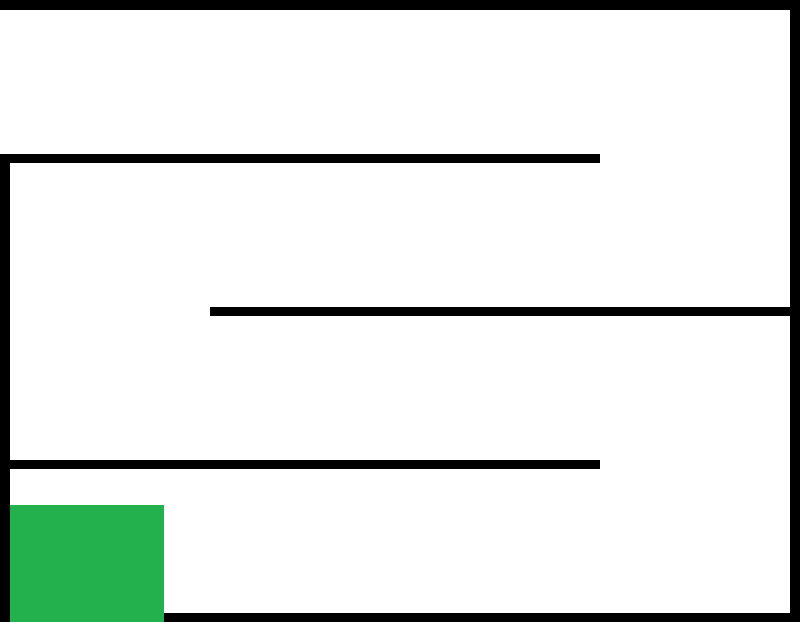
#> input picture dqn_simulator/map.png, 800 x 622 px
$ python assets.py
#> lines starting #> are read from the running program, lines starting #| are printed output that depends on the picture; after the words box and inside, x2 and y2 are one past the last pixel; in counts of white or black regions, pixels touching at a corner belong together; long printed decimals are rounded
#! /usr/bin/env python
# -*- coding:utf-8 -*-

import cv2
import numpy as np

def get_pixels_line(p1, p2):
    step = max(abs(p1-p2)) + 1
    x = np.linspace(p1[0], p2[0], step).astype(np.int32)
    y = np.linspace(p1[1], p2[1], step).astype(np.int32)
    return x, y

def get_pixels_rect(points):
    p1s = points
    p2s = np.roll(points,1, axis=0)
    x = []
    y = []
    for p1, p2 in zip(p1s, p2s):
        _x, _y = get_pixels_line(p1, p2)
        x.append(_x)
        y.append(_y)
    return np.hstack(x), np.hstack(y)

class Map(object):
    def __init__(self, file):
#> called with file = 'map.png'
        self.img = cv2.imread(file)
#> self.img is the input picture: shape (622, 800, 3); mean B, G, R 227.9, 231.5, 226.4
        self.y, self.x, _ = self.img.shape
#> self.y = 622; self.x = 800
        self.init_positions = [[154, 84, np.radians(0)],
                               [154, 84, np.radians(20)],
                               [154, 84, np.radians(-20)],
                               [416, 235, np.radians(180)],
                               [416, 235, np.radians(160)],
                               [416, 235, np.radians(200)]]

class Car(object):
    def __init__(self, map, x=0, y=0, yaw=0):
        self.map = map
        self.x = x
        self.y = y
        self.yaw = yaw % (2.0 * np.pi)
        self.width = 27.0
        self.length = 55.0
        self.wb = 35.0
        self.max_steer_angle = np.radians(25)
        self.box = np.array([[-9.0, self.width/2], [self.length - 9.0, self.width/2],
                             [self.length - 9.0, -self.width/2], [-9.0, -self.width/2]])
        self.hitbox = np.array([[-13.0, self.width/2 + 5], [52.0, self.width/2 + 5],
                                [52.0, -self.width/2 - 5], [-13.0, -self.width/2 - 5]])
        self.sensor_position = np.array([[20, -self.width/2 - 1], [45, -self.width/4], [46, 0], [45, self.width/4], [20, self.width/2 + 1]])
        self.sensor_angle = np.radians([90, 30, 0, -30, -90])

    def update(self, steer, speed, dt):
        steer = np.clip(steer, -self.max_steer_angle, self.max_steer_angle)
        self.x += speed * np.cos(self.yaw) * dt
        self.y -= speed * np.sin(self.yaw) * dt
        self.yaw += speed / self.wb * np.tan(steer) * dt
        self.yaw = self.yaw % (2.0 * np.pi)

    def get_pose(self):
        return [self.x, self.y, self.yaw]

    def transform(self, points):
        rotation_matrix = np.array([[np.cos(self.yaw), -np.sin(self.yaw)],
                                    [np.sin(self.yaw), np.cos(self.yaw)]])
        translation_matrix = np.array([self.x, self.y])
        transformed = np.matmul(points, rotation_matrix) + translation_matrix
        return transformed.astype(np.int32)

    def draw(self, frame):
        rect = self.transform(self.box)
        cv2.fillPoly(frame, [rect], (200, 0, 0), 4)
        #cv2.circle(frame, (int(self.x), int(self.y)), 5, (0,0,255), -1)
        #cv2.circle(frame, (int(self.x+ self.wb), int(self.y)), 5, (0,0,255), -1)

    def draw_hitbox(self, frame):
        hitbox = self.transform(self.hitbox)
        x, y = get_pixels_rect(hitbox)
        frame[y, x] = (0, 255, 0)

    def check_collision(self):
        hitbox = self.transform(self.hitbox)
        x, y = get_pixels_rect(hitbox)
        try:
            if np.any(self.map.img[y, x, 1] == 0):
                return True
            else:
                return False
        except:
            return True

    def check_goal(self):
        if 150 <= self.map.img[int(self.y), int(self.x), 1] < 200 :
            return True
        else:
            return False

    def measure_distance(self, frame=None, max_dist = None):
        if max_dist is None:
            max_dist = self.map.x + self.map.y
        measurement = []
        sensor_rot_position = self.transform(self.sensor_position)
        for p1, theta in zip(sensor_rot_position, self.sensor_angle):
            p2 = p1 + max_dist * np.array([np.cos(self.yaw+theta), -np.sin(self.yaw+theta)])
            x, y = get_pixels_line(p1, p2)
            for i, (_x, _y) in enumerate(zip(x, y)):
                if _x == 0 or _x == self.map.x-1 or _y == 0 or _y == self.map.y-1:
                    if frame is not None:
                        frame[y[:i], x[:i]] = (0, 255, 0)
                    measurement.append(max_dist)
                    break
                if self.map.img[_y, _x, 2] < 5:
                    if frame is not None:
                        frame[y[:i], x[:i]] = (0, 255, 0)
                    measurement.append(np.hypot(p1[0]-_x, p1[1]-_y))
                    break
            else:
                if frame is not None:
                    frame[y, x] = (0, 255, 0)
                measurement.append(max_dist)

        return np.array(measurement)

    def reset(self, position=None):
        if position == None:
            position = np.random.randint(0, len(self.map.init_positions))
        self.x, self.y, self.yaw = self.map.init_positions[position]

if __name__ == "__main__" :

    map = Map('map.png')
    car = Car(map)
    for i in range(len(map.init_positions)):
        car.reset(position=i)
        frame = map.img.copy()
        car.draw(frame)
        car.draw_hitbox(frame)
        state = car.measure_distance(frame, 200.0)
        print(state)
        cv2.imshow('test', frame)
        if cv2.waitKey(3000) == ord(' '):
            break
#> this loop made 3 passes; (key Esc is pressed on pass 1)
#> state on passes 1 to 3: [60, 134.5, 200, 128.1, 56], [57.58, 68.25, 169.6, 200, 68.01], [72.11, 200, 160.7, 63.89, 53.49]
#| [ 60.         134.462 200.         128.129  56.        ]
#| [ 57.585   68.250 169.594 200.          68.007]
#| [ 72.111 200.         160.705  63.891  53.488]
#> pass 1, `cv2.imshow('test', frame)`:
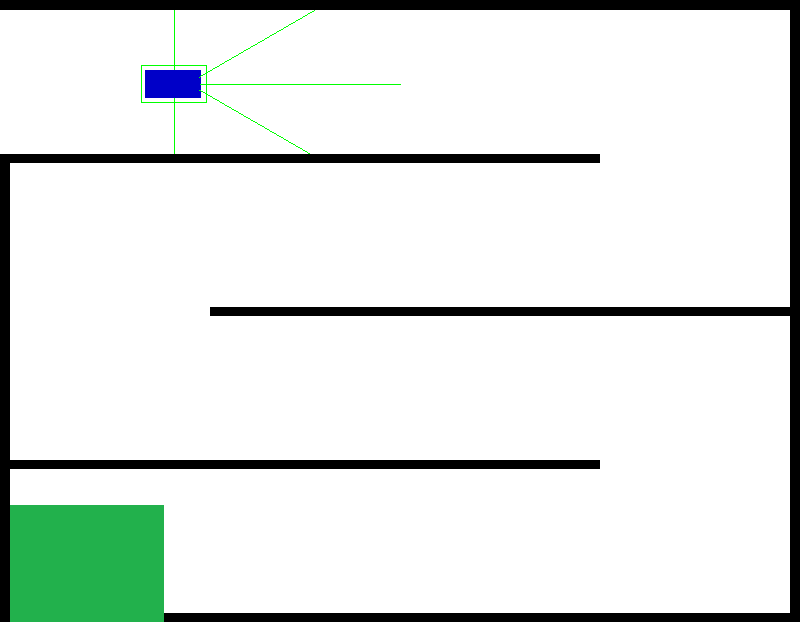
#> window 'test': shape (622, 800, 3); mean B, G, R 227.3, 230.7, 225.2
#> pass 2, `cv2.imshow('test', frame)`:
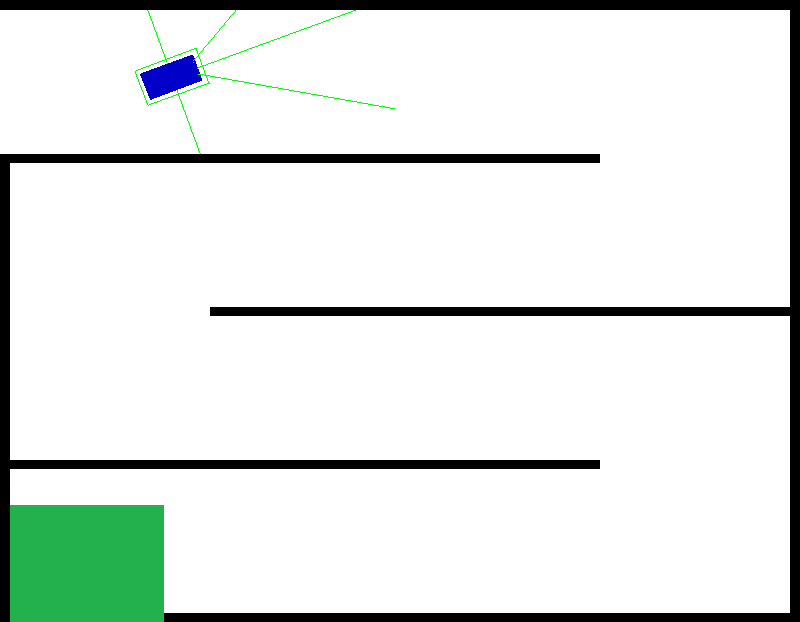
#> window 'test': shape (622, 800, 3); mean B, G, R 227.3, 230.7, 225.2

$ run again, with dqn_simulator/loop.png copied over dqn_simulator/map.png
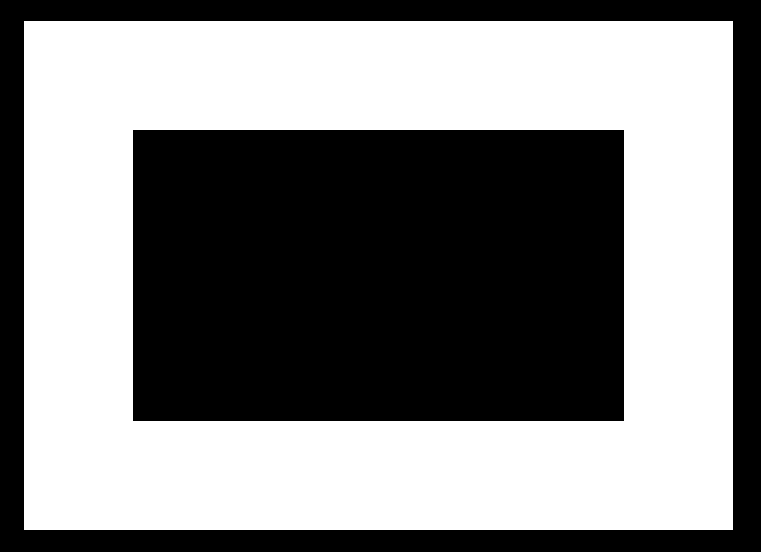
#> input picture dqn_simulator/loop.png, 761 x 552 px
#> in __init__, self.img is the input picture: shape (552, 761, 3); 51.9% white; 2 black regions, box (x1, y1, x2, y2) and area: (133, 130, 624, 421) 142881, (0, 0, 761, 552) 59191
#> the loop `for i in range(len(map.init_positions)):` made 3 passes; (key Esc is pressed on pass 1)
#> state on passes 1 to 3: [49, 112.5, 200, 80.62, 32], [45.88, 54.04, 137.6, 200, 42.38], [60.41, 200, 90.48, 32.65, 27.86]
#> (printed output is left out)
#> pass 1, `cv2.imshow('test', frame)`:
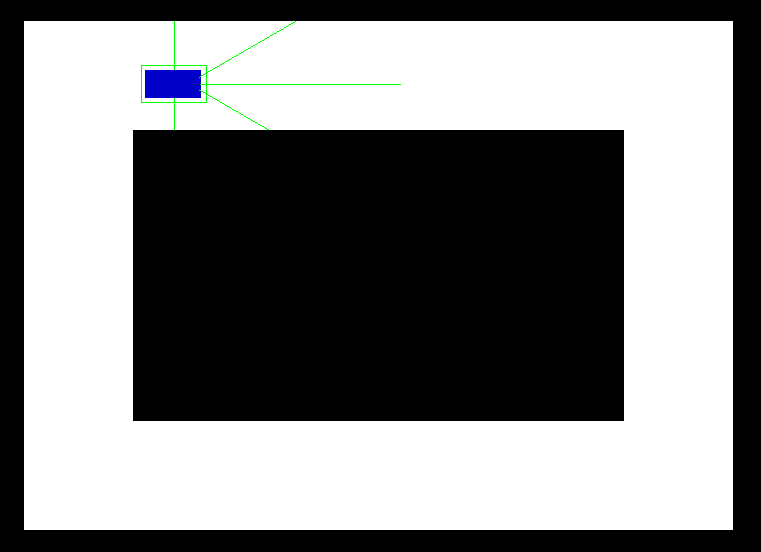
#> window 'test': shape (552, 761, 3); mean B, G, R 131.7, 131.4, 131
#> pass 2, `cv2.imshow('test', frame)`:
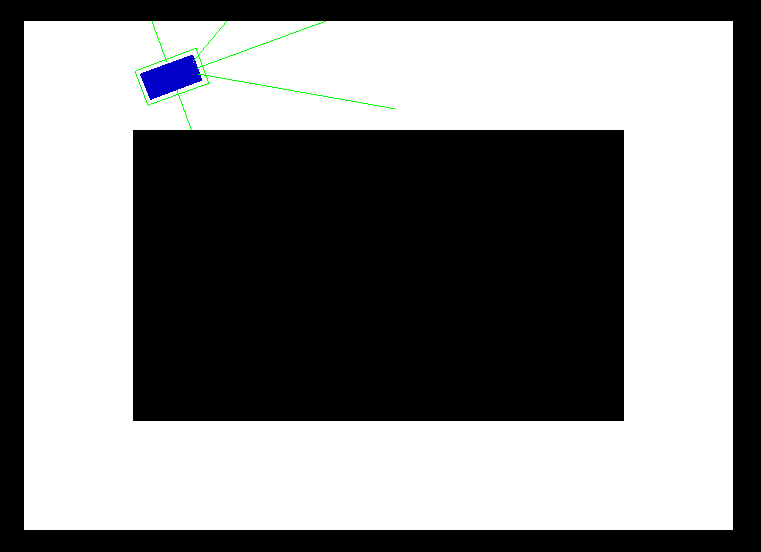
#> window 'test': shape (552, 761, 3); mean B, G, R 131.7, 131.4, 131

$ run again, with dqn_simulator/track.png copied over dqn_simulator/map.png
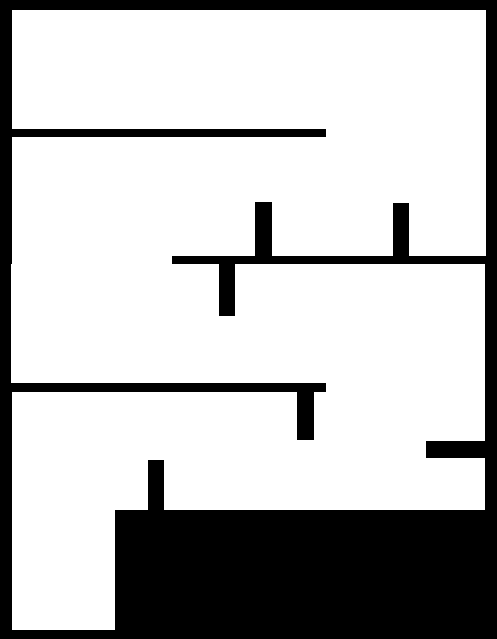
#> input picture dqn_simulator/track.png, 497 x 639 px
#> in __init__, self.img is the input picture: shape (639, 497, 3); 74.4% white; 1 black region, box (x1, y1, x2, y2) and area: (0, 0, 497, 639) 81417
#> the loop `for i in range(len(map.init_positions)):` made 3 passes; (key Esc is pressed on pass 1)
#> state on passes 1 to 3: [60, 134.5, 200, 78.39, 31], [57.58, 68.25, 169.6, 200, 41.44], [72.11, 200, 88.26, 31.24, 26.93]
#> (printed output is left out)
#> pass 1, `cv2.imshow('test', frame)`:
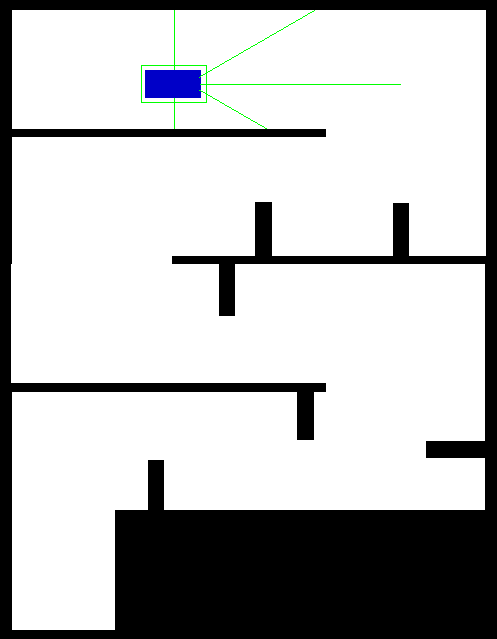
#> window 'test': shape (639, 497, 3); mean B, G, R 188.8, 188.4, 187.8
#> pass 2, `cv2.imshow('test', frame)`:
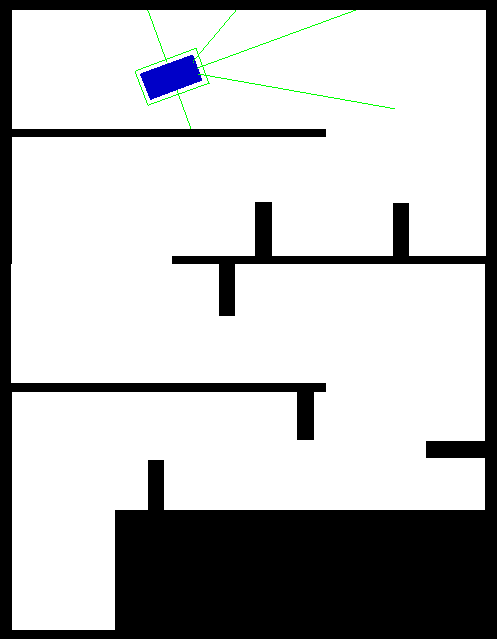
#> window 'test': shape (639, 497, 3); mean B, G, R 188.8, 188.4, 187.8
